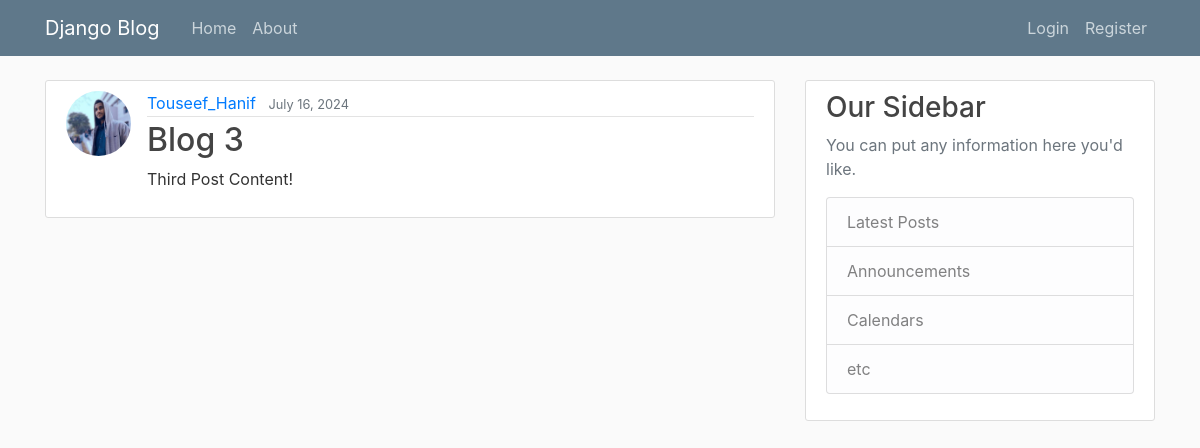
/post/3/, run on an earlier commit of the app's database.
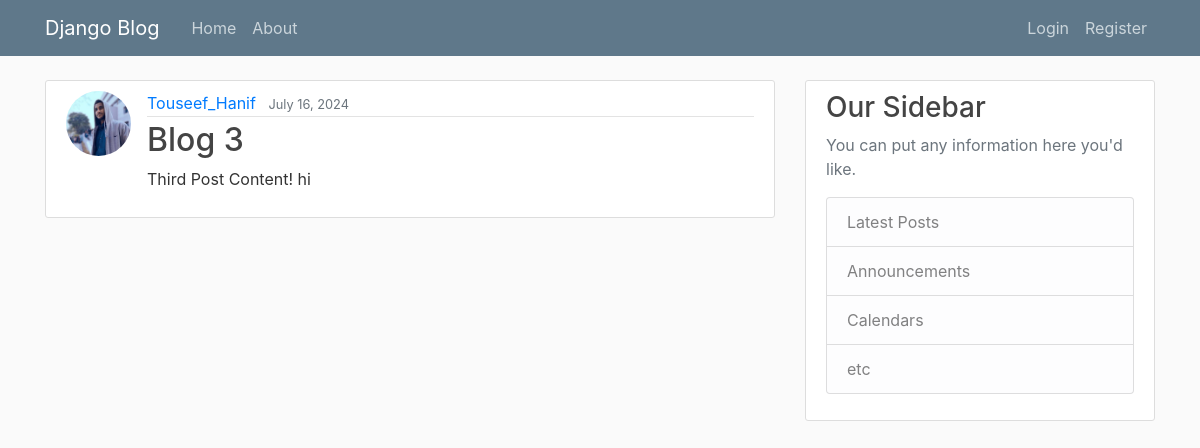
And on a later commit of the database.
### blog/models.py (models this page shows, shortened)
class Post(models.Model):
    title = models.CharField(max_length=100)
    content = models.TextField()
    date_posted = models.DateTimeField(default=timezone.now)
    author = models.ForeignKey(User, on_delete=models.CASCADE)

### users/models.py (models this page shows, shortened)
class Profile(models.Model):
    user = models.OneToOneField(User, on_delete=models.CASCADE)
    image = models.ImageField(default='default.jpg', upload_to='profile_pics')

### blog/views.py (the view)
# urls.py: path('post/<int:pk>/', PostDetailView.as_view(), name='post-detail'),
class PostDetailView(DetailView):
    model = Post

### blog/templates/blog/post_detail.html (shortened to what this page needs)
{% extends "blog/base.html"%} {% block content%}
<article class="media content-section">
  <img
    class="rounded-circle article-img"
    src="{{ object.author.profile.image.url }}"
    alt="User Image"
  />
  <div class="media-body">
    <div class="article-metadata">
      <a class="mr-2" href="{% url 'user-posts' object.author.username %}">{{ object.author }}</a>
      <small class="text-muted">{{ object.date_posted|date:'F d, Y' }}</small>
    </div>
    <h2 class="article-title">{{ object.title }}</h2>
    <p class="article-content">{{ object.content }}</p>
  </div>
</article>
{% endblock content%}

What changed in the data, as far as the page shows it:
changed Post "Blog 3": content "Third Post Content!" → "Third Post Content! hi"
